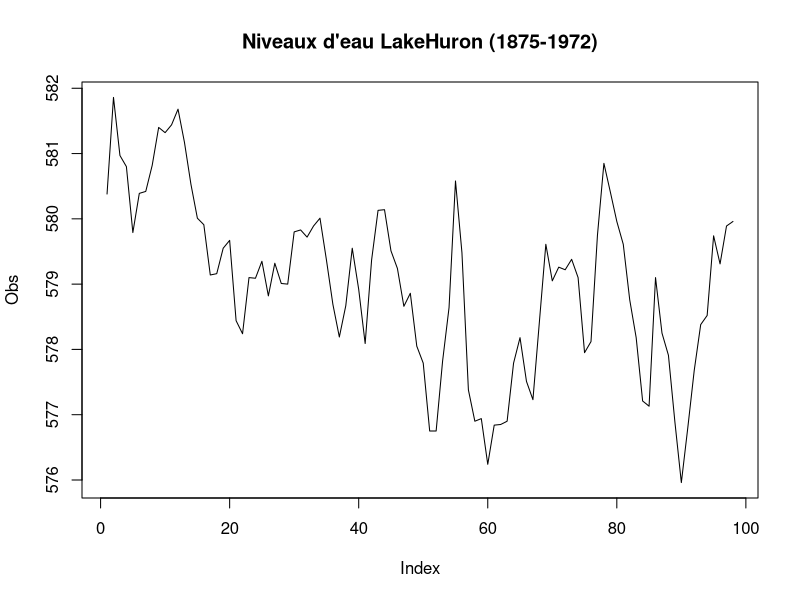
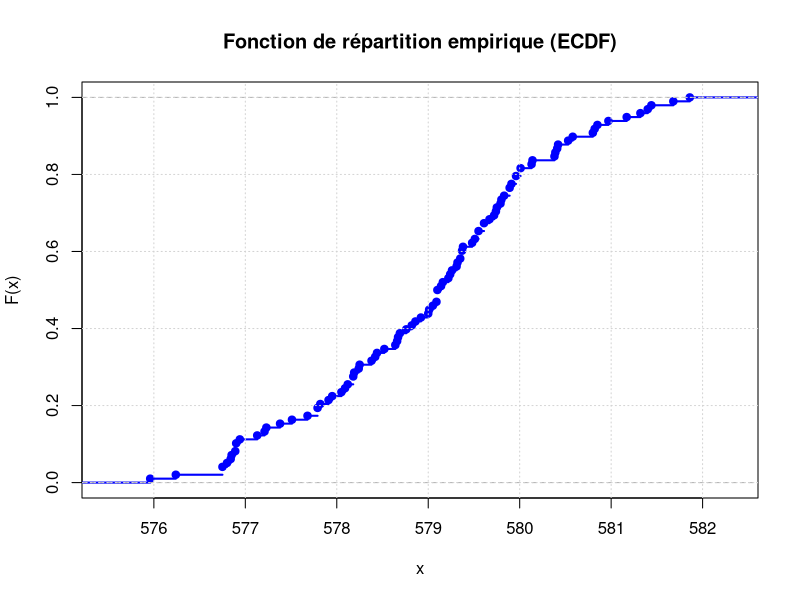
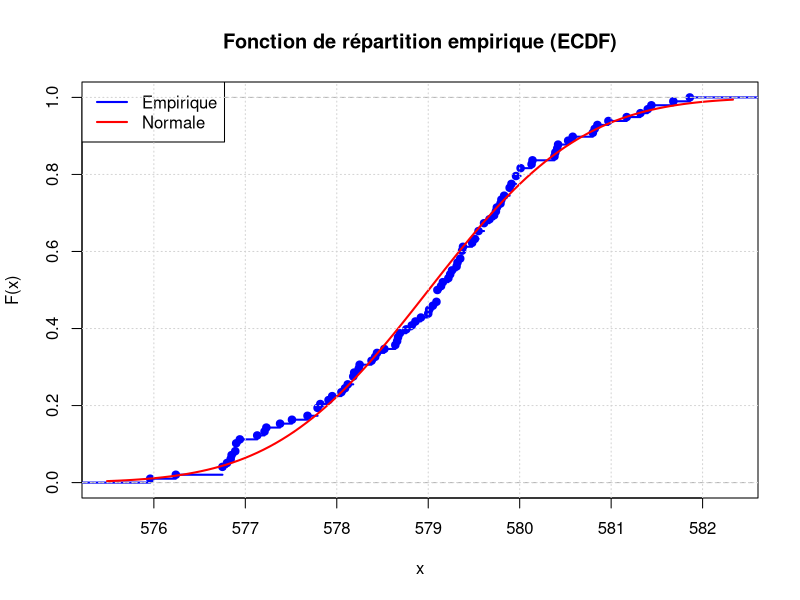
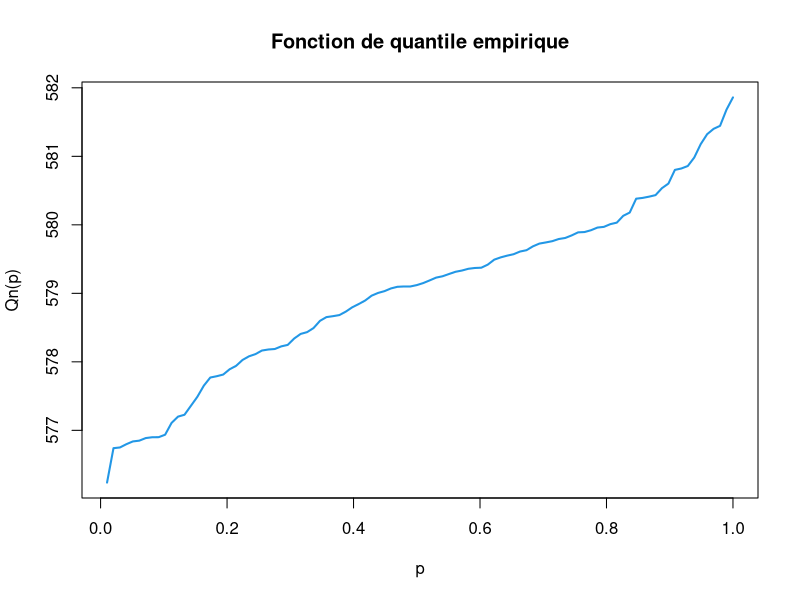
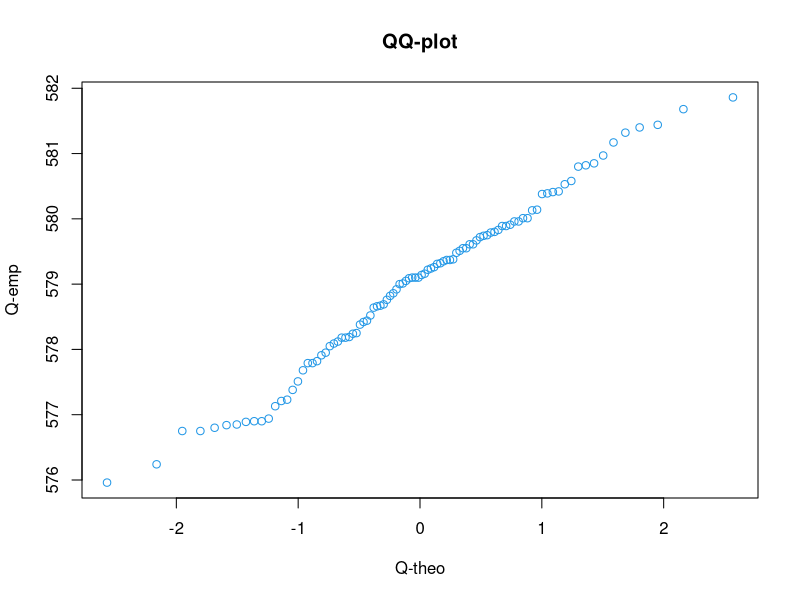
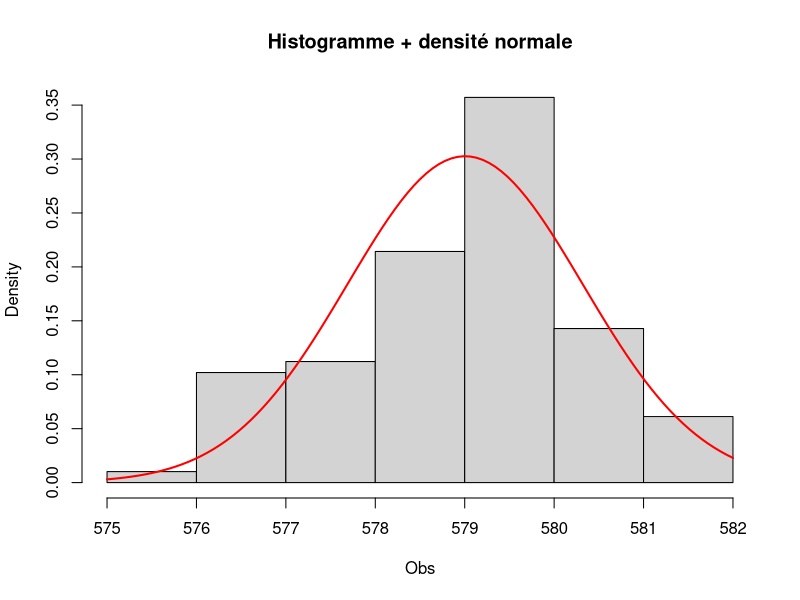
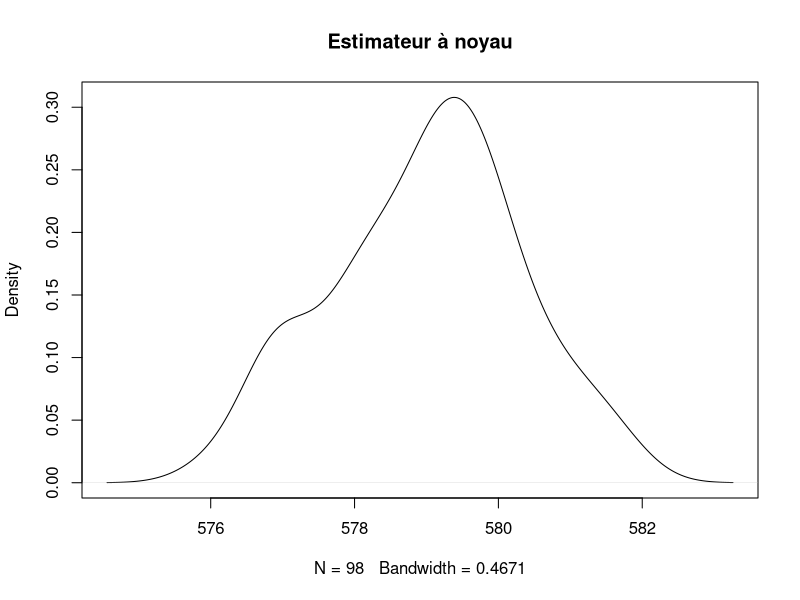
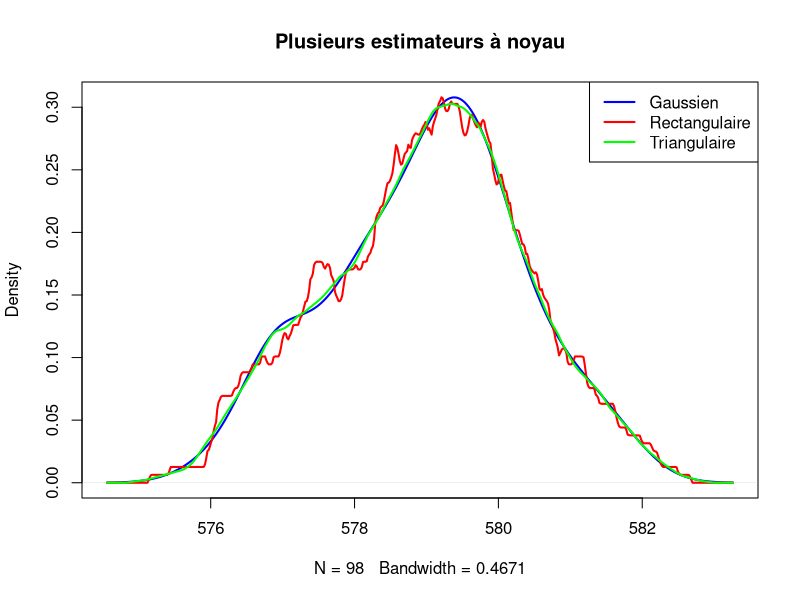

Here is the R script that generated these plots, in order:
## ---- chunk 1
#1- Code pour l'aquisition des données

Obs=as.vector(LakeHuron)



plot(Obs, type="l", main="Niveaux d'eau LakeHuron (1875-1972)")


## ---- chunk 2
#2 Tracons la fonction empirique
Fonction_empirique <- ecdf(Obs) 
 # Tracé 
plot(Fonction_empirique, main = "Fonction de répartition empirique (ECDF)",xlab = "x", ylab = "F(x)", col = "blue", lwd = 2) 

grid()



## ---- chunk 3
#3 Ajoute la fonction de répartition de la loi normale de moyenne et d'ecart type celle de Obs


#Moyenne et ecart type

mu=mean(Obs)

ecart_type=sd(Obs)


y=pnorm(Obs,mu,ecart_type)

 

plot(Fonction_empirique, main = "Fonction de répartition empirique (ECDF)", 
xlab = "x", ylab = "F(x)", col = "blue", lwd = 2) 

curve(pnorm(x, mu, sd=ecart_type), col="red", lwd=2, add=TRUE)

legend("topleft", legend=c("Empirique", "Normale"),
       col=c("blue", "red"), lwd=2)

#FONCTION DE REPARTITION



grid()

## ---- chunk 4
#Fonction de quantile


N=length(sort(Obs))

ptx = seq(from=1/N, to=1,by=1/N) 

Qn = quantile(Obs, ptx) 

plot(ptx, Qn, type='l', xlab="p",ylab="Qn(p)", main="Fonction de quantile empirique", col=4, 
lwd= 2)

## ---- chunk 5
#QQ-plot
qqnorm(Obs, xlab="Q-theo", ylab="Q-emp", col=4, main="QQ-plot")


## ---- chunk 6
hist(Obs, prob=T,col="lightgray",main="Histogramme + densité normale")
#Densité normale

curve(dnorm(x, mu, ecart_type), col="red", lwd=2, add=TRUE)


## ---- chunk 7
dens <- density(Obs)  #Calcul

plot(dens, main="Estimateur à noyau") #Répresentation


## ---- chunk 8
#fenetre utilise
dens$bw
## ---- chunk 9

dens_gauss <- density(Obs, kernel="gaussian")
dens_rect  <- density(Obs, kernel="rectangular")
dens_tri   <- density(Obs, kernel="triangular")

plot(dens_gauss, col="blue", lwd=2, main="Plusieurs estimateurs à noyau")

lines(dens_rect,  col="red", lwd=2)

lines(dens_tri,   col="green", lwd=2)

legend("topright", legend=c("Gaussien","Rectangulaire","Triangulaire"),
       col=c("blue","red","green"), lwd=2)

## ---- chunk 10
library(boot) 
# Données 
x <- c(51, 45, 49, 66, 53, 41, 58, 56, 60, 63, 75, 89, 73, 84, 66, 85, 73, 71, 78, 65) 

set.seed(123)
fct <- function(data, i) mean(data[i]) # Bootstrap



## ---- chunk 11
 #  Intervalle par la Methode bootstrap pour B=50

b1 <- boot(x, fct, R = 50)
boot.ci(b1)

## ---- chunk 12
 # Intervalle par la Methode bootstrap pour B=200

b2 <- boot(x, fct, R = 200)
Intervalle_confiance2 <-boot.ci(b2)
Intervalle_confiance2
## ---- chunk 13
 # Intervalle par la Methode bootstrap pour B=1000

b3 <- boot(x, fct, R = 1000)
Intervalle_confiance3 <-boot.ci(b3)
Intervalle_confiance3
## ---- chunk 14
 #Intervalle par la Methode bootstrap pour B=2000

b4 <- boot(x, fct, R = 2000)
Intervalle_confiance4 <-boot.ci(b4)
Intervalle_confiance4
## ---- chunk 15

#1- Code pour l'aquisition des données

data2=as.vector(rivers)
Obs1=sort(data2)

#2 Tracons la fonction empirique
Fonction_empirique2 <- ecdf(Obs1) 
 # Tracé 
plot(Fonction_empirique2, main = "Fonction de répartition empirique (ECDF)", 
xlab = "x", ylab = "F(x)", col = "blue", lwd = 2) 

grid()
## ---- chunk 16

#2 Ajoute la fonction de répartition de la loi normale de moyenne et d'ecart type celle de Obs


#Moyenne et ecart type

mu1=mean(Obs1)

ecart_type1=sd(Obs1)


plot(Fonction_empirique2, main = "Fonction de répartition empirique (ECDF)", xlab = "x", ylab = "F(x)", col = "blue", lwd = 2) 


#FONCTION DE REPARTITION


curve(pnorm(x,mean=mu1,sd=ecart_type1),col = "red", lwd = 2,add=TRUE)

legend("topleft", legend=c("Empirique", "Normale"),
       col=c("blue", "red"), lwd=2)


grid()
## ---- chunk 17
Obs1=data2
#test de kolmogorov simrov
ks.test(Obs1, "pnorm", mean = mu1, sd = ecart_type1)

## ---- chunk 18
Obs1=data2
#test de shapiro
shapiro.test(Obs1)
## ---- chunk 19
#Données
x_avant=c(12000,13000,21500,17000,15000,22000,11000,21000)

x_apres=c(11000,20000,31000,28000,26000,30000,16000,29000)


# Test 

t.test(x_apres,x_avant,paired="TRUE")

## ---- chunk 20
# Médiane hypothétique 

mediane_theorique <- mean(x_avant)

# On compte les signes 

plus <- sum(x_apres> mediane_theorique) 

moins <- sum(x_apres < mediane_theorique)  

n <- plus + moins  # On ignore les valeurs égales à la médiane 

# Test du signe unilatéral 

binom.test(plus, n = n, p = 0.5, alternative = "greater")
## ---- chunk 21
# Test de Wilcoxon-Mann-Whitney (non paramétrique) 


wilcox.test(x_apres,x_avant,alternative = "greater", paired = TRUE) 
